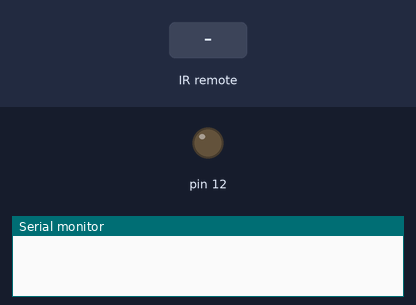
Recording of a sketch running on a simulated Arduino Uno, built with avr-gcc and run on an emulated ATmega328P. Parts: output pins drawn as LEDs (lit = HIGH), the last lines printed to the serial monitor. The test bench sets the inputs (shaded band).

Above: at 1.2 s.
1.3 s: infrared code 0xFFA25D received
At 2.2 s:
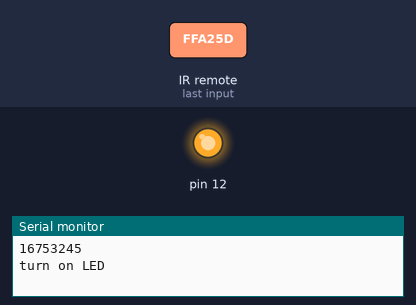
2.8 s: infrared code 0xFF629D received
At 3.3 s:
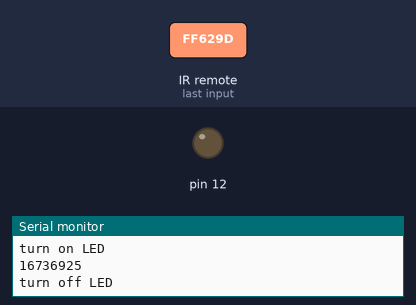
Timing chart, 0 to 5.8 s (numbered marks = the images above; inputs shaded):
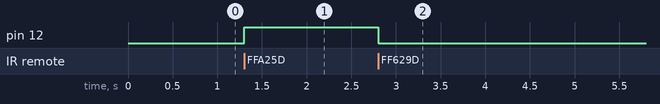

Measured:
- after the input at 1.3 s, pin 12: LOW → HIGH at once
- after the input at 2.8 s, pin 12: HIGH → LOW at once

The sketch:

TestInfraedReceive.ino
```cpp
#include <IRremote.h>

int RECV_PIN = 5;

IRrecv irrecv(RECV_PIN);

decode_results results;

void setup()
{
  Serial.begin(9600);
  irrecv.enableIRIn(); //初始化红外遥控
  pinMode(12,1);
}

void loop() {
  if (irrecv.decode(&results)) {
    Serial.println(results.value);
 if(results.value==16753245)      //确认接收到的第一排按键1的编码，此码是预先读出来的按键编码。
  {
  digitalWrite(12,1);                //点亮LED
   Serial.println("turn on LED"); //串口显示开灯
  }
  else if(results.value==16736925)   //确认接收到的第一排按键2的编码
  {
   digitalWrite(12,0);            //熄灭LED
    Serial.println("turn off LED");    //串口显示关灯
  }
    irrecv.resume(); // 接收下一个值
  }
}
```
